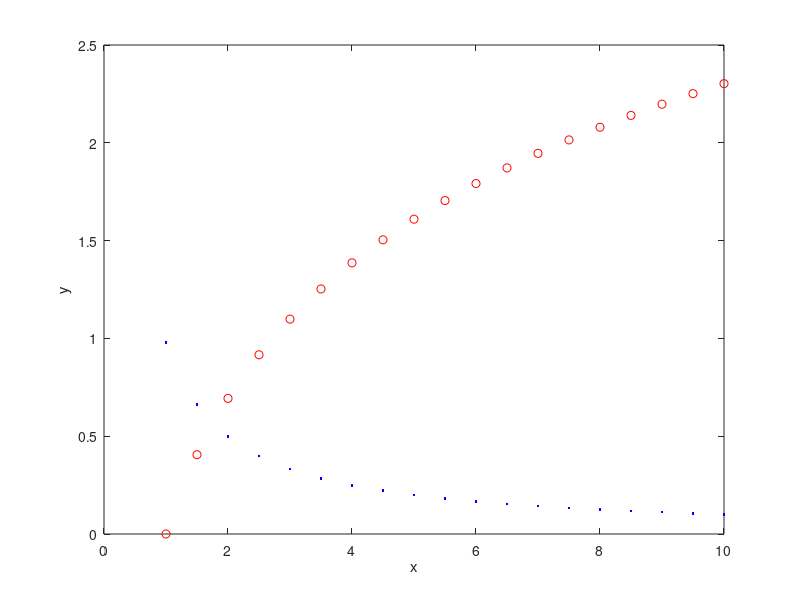
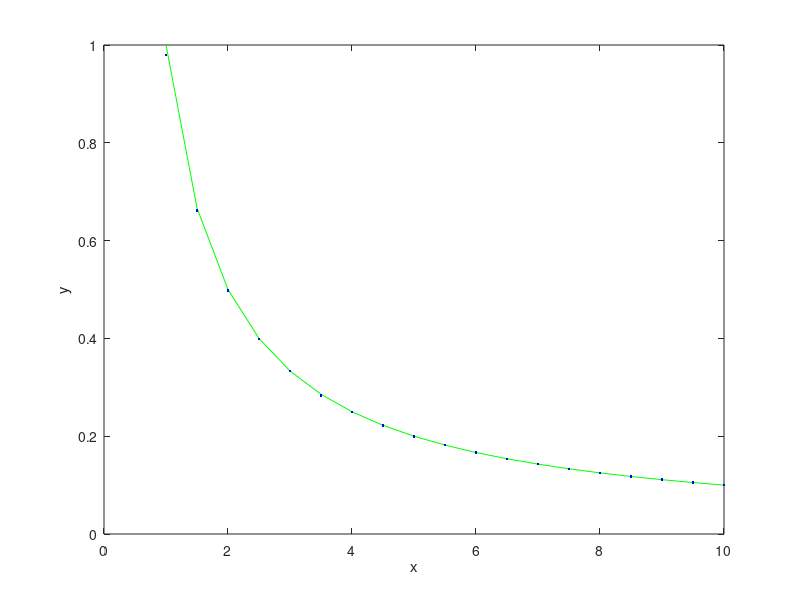

Write MATLAB code to recreate these figures, in order.
clearvars;
h = .5;
x = (1:h:10)';
y = log(x);
dy = zeros(size(x));

% Trafalgar law equation
%% the proof is left as an exercise to the reader
for i=1:size(x,1)
    if i<=5
        dy(i) = 1/(12*h)*(-25*y(i)+48*y(i+1)-36*y(i+2)+16*y(i+3)-3*y(i+4));
    else
        dy(i) = -1/(12*h)*(-25*y(i)+48*y(i-1)-36*y(i-2)+16*y(i-3)-3*y(i-4));
    end
end

figure(1);
plot(x, y, 'or');
xlabel('x');
ylabel('y');

hold on;
plot(x, dy, '.b');
hold off;

yy = 1./x;

figure(2);
plot(x, yy, '-g');
xlabel('x');
ylabel('y');
hold on;
plot(x, dy, '.b');
hold off;
